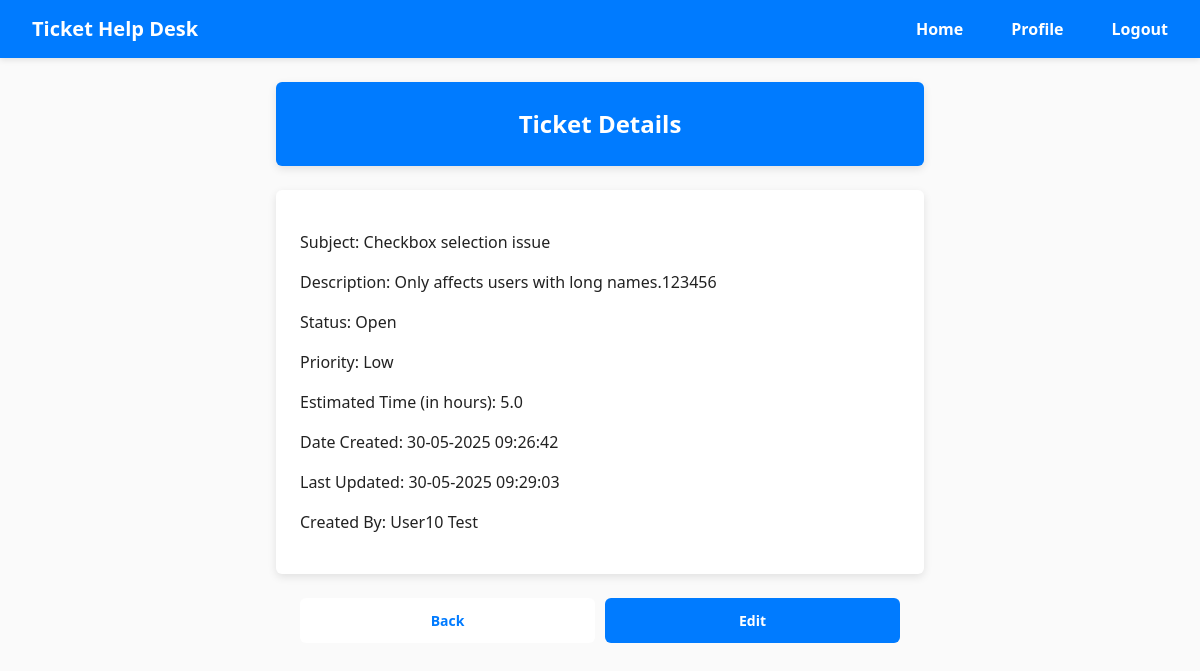
The page /ticket_details/10 (signed in) on the database its author committed.
### HelpDeskTicketingSystem/models/TicketModel.py (models this page shows)
class Ticket(db.Model):
    id = db.Column(db.Integer, primary_key=True)
    subject = db.Column(db.String(100), nullable=False)
    description = db.Column(db.Text, nullable=False)
    status = db.Column(db.String(20), nullable=False)
    priority = db.Column(db.String(20), nullable=False)
    estimated_time = db.Column(db.Float, nullable=False)
    date_created = db.Column(db.DateTime(timezone=True), default=func.current_timestamp())
    date_updated = db.Column(db.DateTime(timezone=True), default=func.current_timestamp(), onupdate=func.current_timestamp())
    user_id = db.Column(db.Integer, db.ForeignKey('user.id'))
    user = relationship('User', backref='tickets')

### HelpDeskTicketingSystem/models/UserModel.py (models this page shows)
class User(db.Model, UserMixin):
    id = db.Column(db.Integer, primary_key=True)
    forename = db.Column(db.String(150))
    surname = db.Column(db.String(150))
    email = db.Column(db.String(150), unique=True)
    password = db.Column(db.String(150))
    account_type = db.Column(db.String(20), nullable=False)

### HelpDeskTicketingSystem/views/tickets.py (the view)
@tickets_bp.route('/ticket_details/<int:ticket_id>', methods=['GET'])
@login_required
def ticket_details(ticket_id):
    ticket = Ticket.query.filter_by(id=ticket_id).first()
    if not ticket:
        flash('Ticket not found.', category='error')
        return redirect(url_for('home.home'))
    if ticket.user_id != current_user.id and current_user.account_type != 'Administrator':
        flash('You do not have permission to view this ticket.', category='error')
        return redirect(url_for('home.home'))
    return render_template('ticket_details.html', ticket=ticket)

### HelpDeskTicketingSystem/__init__.py (called while the page is built)
def create_app():
    app = Flask(__name__)
    app.config.from_object(Config)
    db.init_app(app)
    login_manager.init_app(app)
    login_manager.login_view = 'auth.login'
    from .views.home import home_bp
    from .views.auth import auth_bp
    from .views.users import users_bp
    from .views.tickets import tickets_bp
    app.register_blueprint(home_bp, url_prefix='/')
    app.register_blueprint(auth_bp, url_prefix='/')
    app.register_blueprint(tickets_bp, url_prefix='/')
    app.register_blueprint(users_bp, url_prefix='/')
    create_database(app)
    from .models import User
    @login_manager.user_loader
    def load_user(user_id):
        return User.query.get(int(user_id))
    return app

### HelpDeskTicketingSystem/templates/ticket_details.html (shortened to what this page needs)
{% extends "base.html" %} {% block title %} Ticket Details {% endblock %} {%
block content %}
<h2>Ticket Details</h2>
<div class="form">
  <p>Subject: {{ ticket.subject }}</p>
  <p>Description: {{ ticket.description }}</p>
  <p>Status: {{ ticket.status }}</p>
  <p>Priority: {{ ticket.priority }}</p>
  <p>Estimated Time (in hours): {{ ticket.estimated_time }}</p>
  <p>Date Created: {{ ticket.date_created.strftime('%d-%m-%Y %H:%M:%S') }}</p>
  <p>
    Last Updated: {{ ticket.date_updated.strftime('%d-%m-%Y %H:%M:%S') if
    ticket.date_updated else "Never" }}
  </p>
  {% if current_user.account_type == 'Administrator' %}
  <p>Created By: {{ ticket.user.forename }} {{ ticket.user.surname }}</p>
  {% endif %}
</div>
<br>
<div class="btn-group">
  <a href="{{ url_for('home.home') }}" class="btn btn-group btn-secondary"
    >Back</a
  >
  <a
    href="{{ url_for('tickets.edit_ticket', ticket_id=ticket.id) }}"
    class="btn btn-group btn-primary"
    >Edit</a
  >
</div>
{% endblock %}

### HelpDeskTicketingSystem/static/main.css (style rules this page uses)
body { margin: 0; padding: 0; font-family: "Segoe UI", sans-serif; font-size: 16px; line-height: 1.5; color: #222; background-color: #fafafa; }
h2 { background: #fff; padding: 24px; border-radius: 6px; box-shadow: 0 3px 8px rgba(0, 0, 0, 0.1); max-width: 600px; margin: 0 auto; text-align: center; margin-bottom: 24px; background-color: #007bff; color: #fff; }
a { color: #007bff; text-decoration: none; }
p { color: #222; text-decoration: none; font-weight: 300; }
.form { background: #fff; padding: 24px; border-radius: 6px; box-shadow: 0 3px 8px rgba(0, 0, 0, 0.1); max-width: 600px; margin: auto; }
.btn-group { max-width: 600px; align-content: end; margin: 0 auto 24px; display: flex; gap: 10px; }
.btn-group .btn, .btn-group a.btn, .btn-group button.btn { flex: 1; display: flex; align-items: center; justify-content: center; text-align: center; width: 100%; padding: 12px; font-size: 14px; font-weight: 700; border: none; border-radius: 6px; cursor: pointer; text-decoration: none; }
.btn-group.btn-primary { background-color: #007bff; color: #fff; }
.btn-group.btn-secondary { background-color: #fff; color: #007bff; }

### rows shown on the page
Ticket: subject "Checkbox selection issue", description "Only affects users with long names.123456", status "Open", priority "Low", estimated_time "5.0", date_created "30-05-2025 09:26:42", date_updated "30-05-2025 09:29:03"
User: user.forename "User10", user.surname "Test"
